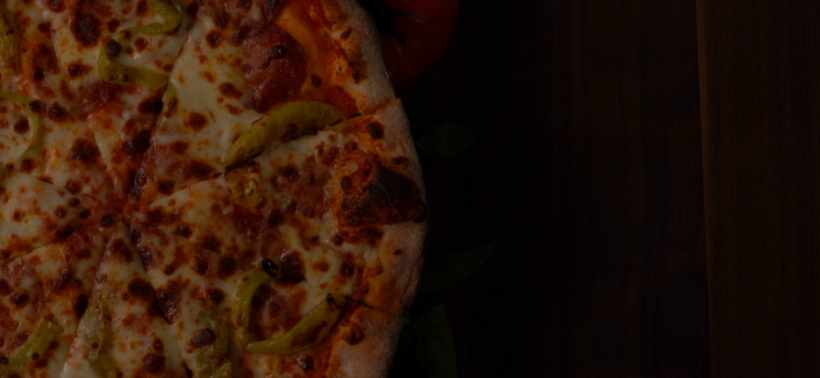
#> input picture herramientas/recursos/foto-horno.jpg, 820 x 378 px
$ python -i construir.py   (imports and definitions only)
#> lines starting #> are read from the running program, lines starting #| are printed output that depends on the picture
#!/usr/bin/env python3
"""Construye las páginas de MA PIZZA a partir de herramientas/plantilla.html.

    # versión 1: fondo de foto (el index.html que se sube)
    python3 herramientas/construir.py

    # cambiar la foto del fondo por otra
    python3 herramientas/construir.py --foto ~/fotos/pizza.jpg

    # versión 2 y 3: fondo de vídeo
    python3 herramientas/construir.py --video herramientas/pizzazoom.mov --salida index2.html
    python3 herramientas/construir.py --video herramientas/pizagira.mp4  --salida index3.html

Los logotipos y la foto van incrustados en base64, así que el HTML que sale
se sube solo. El vídeo NO: se comprime a un archivo aparte junto al HTML,
porque en base64 el navegador tendría que descargarlo entero antes de pintar
nada. La página arranca mostrando el póster —el mismo aspecto que la versión
de foto— y solo entonces engancha el vídeo.

Necesita:  pip install pillow      (siempre)
           ffmpeg                  (solo para --video)
"""
import argparse
import base64
import io
import mimetypes
import shutil
import subprocess
import sys
import tempfile
import urllib.parse
import urllib.request
from pathlib import Path

from PIL import Image, ImageEnhance, ImageFilter, ImageOps

RAIZ = Path(__file__).resolve().parent.parent
RECURSOS = RAIZ / "herramientas" / "recursos"
PLANTILLA = RAIZ / "herramientas" / "plantilla.html"

# --- tratamiento de la foto de fondo -------------------------------------
# Oscurecer y desenfocar aquí, y no en CSS, es lo que la baja de 77 kB a 28.
# Como la capa se ve al 50 % y casi toda enmascarada, la nitidez no se echa
# en falta. La saturación SUBE: desaturar sobre negro da gris plomo.
ANCHO_FOTO = 820
DESENFOQUE = 0.6      # antes 1.7, que ahorraba bytes pero dejaba la pizza
                      # en una mancha de color sin nada reconocible
CALIDAD = 44
BRILLO = 0.78        # antes 0.44: entre esto, la opacidad y la máscara,
                     # de la pizza no quedaba nada que mirar
COLOR = 1.20

# --- el retrato de la familia ---
# Va en la segunda vista, tras el fundido de la foto. Se vira a cálido
# porque el original es en blanco y negro y un gris puro, en una página
# de negros y dorados, se sale de la paleta.
ANCHO_RETRATO = 780
CALIDAD_RETRATO = 72
VIRADO_SOMBRAS = (26, 20, 14)
VIRADO_LUCES = (250, 242, 226)

# --- compresión del vídeo -------------------------------------------------
ANCHO_VIDEO = 960          # se recorta con object-fit: cover, no hace falta más
DESDE = 1                  # el primer segundo suele venir con el encuadre aún fijo
SEGUNDOS = 7               # se duplica al montar la ida y vuelta: salen 14 de bucle
CRF = 30                   # va al 50 % de opacidad y difuminado: no pide calidad


def tratar_foto(origen: Path) -> bytes:
#> called with origen = 'recursos/foto-horno.jpg'
    im = Image.open(origen).convert("RGB")
#> im is the input picture: PIL image 820x378 RGB; mean R, G, B 43, 20.2, 8.3
    an, al = im.size
#> an = 820; al = 378
    im = im.crop((0, int(al * 0.10), an, int(al * 0.92)))
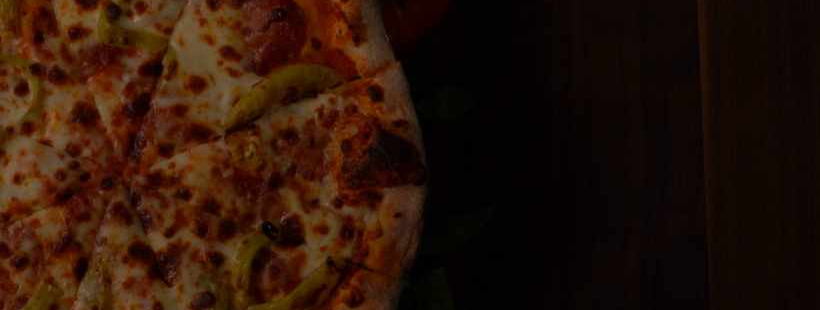
#> im: PIL image 820x310 RGB; mean R, G, B 43.3, 20.3, 8.4
    im = im.resize((ANCHO_FOTO, round(im.height * ANCHO_FOTO / im.width)), Image.LANCZOS)
    im = im.filter(ImageFilter.GaussianBlur(DESENFOQUE))
    im = ImageEnhance.Brightness(im).enhance(BRILLO)
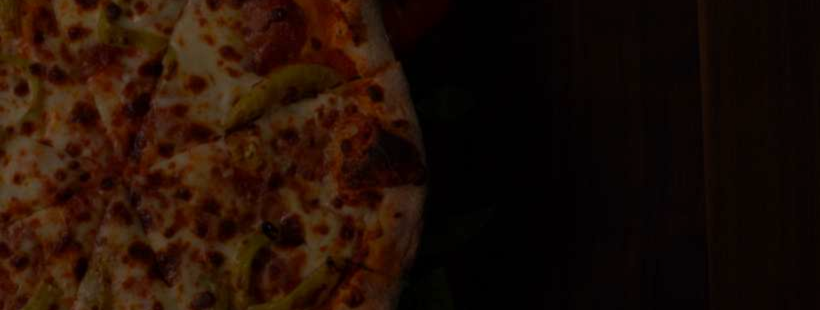
#> im: PIL image 820x310 RGB; mean R, G, B 33.2, 15.3, 6.1
    im = ImageEnhance.Color(im).enhance(COLOR)
    buf = io.BytesIO()
    im.save(buf, "JPEG", quality=CALIDAD, optimize=True, progressive=True)
    return buf.getvalue()


# [32 lines left out: functions traer, tratar_retrato, not called in this run]


def uri(datos: bytes, tipo: str) -> str:
    return f"data:{tipo};base64," + base64.b64encode(datos).decode()


def uri_archivo(ruta: Path) -> str:
    tipo = mimetypes.guess_type(ruta.name)[0] or "application/octet-stream"
    return uri(ruta.read_bytes(), tipo)


def exigir_ffmpeg() -> None:
    if not shutil.which("ffmpeg"):
        sys.exit("Hace falta ffmpeg para --video.  sudo apt install ffmpeg")


# [49 lines left out: functions comprimir_video, poster_del_video, not called in this run]


ESTILO_VIDEO = """
/* El vídeo ya trae su propio movimiento: encima el acercamiento del CSS
   se notaría como un temblor. */
.horno { animation: none; transform: scale(1.06); }
"""

# En vertical, 'cover' se queda con la franja central del 16:9 y tira el
# resto. Si el plato no está centrado en el original, el móvil enseña
# justo lo que no interesa: en el vídeo del giro, la mesa vacía.
ESTILO_ENCUADRE = """
.horno {
  object-position: %s;
  background-position: %s;
}
"""


def envolver_estilo(*trozos: str) -> str:
    cuerpo = "".join(t for t in trozos if t)
    return f"\n<style>{cuerpo}</style>\n" if cuerpo.strip() else ""

GUION_VIDEO = """
/* El vídeo se engancha después y solo si toca. Hasta entonces —y para
   siempre, si el navegador dice que no— se queda el póster, que es la
   misma imagen que usa la versión de foto. */
(function () {
  var horno = document.querySelector('video.horno');
  if (!horno) return;

  var quieto = window.matchMedia('(prefers-reduced-motion: reduce)').matches;
  var red = navigator.connection || {};
  var lenta = red.saveData === true || /(^|-)2g$/.test(red.effectiveType || '');

  /* Nadie abre una página de bio para gastarse los datos en un fondo. */
  if (quieto || lenta) return;

  horno.src = horno.getAttribute('data-src');
  var intento = horno.play();
  if (intento && intento.catch) { intento.catch(function () {}); }
})();
"""


SIN_RETRATO = """
/* Sin retrato, la historia se cuenta sobre el negro y ya. */
.marco-retrato { display: none; }
"""


# [91 lines left out: functions construir, main, not called in this run]


# [2 lines not run here, left out]

>>> result = tratar_foto('recursos/foto-horno.jpg')
